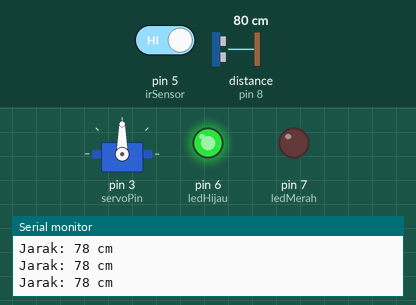
Recording of a sketch running on a simulated Arduino Uno, built with avr-gcc and run on an emulated ATmega328P. On the bench: servo, output pins drawn as LEDs (lit = HIGH), the last lines printed to the serial monitor. Wiring (inferred from the names in the program): ultrasonic range finder: trigger pin 9; echo pin 8. Inputs (shaded band) come from the test bench; at power-on: distance to the obstacle (sensor on pin 8) 80 cm, pin 5 (irSensor) HIGH. The echo pulse lasts 58.3 µs per cm; pins used as bus, display or sensor lines are not drawn.

Above: at 1.2 s.
1.3 s: distance to the obstacle (sensor on pin 8) set to 7 cm
2.8 s: distance to the obstacle (sensor on pin 8) set to 4 cm
At 3.4 s:
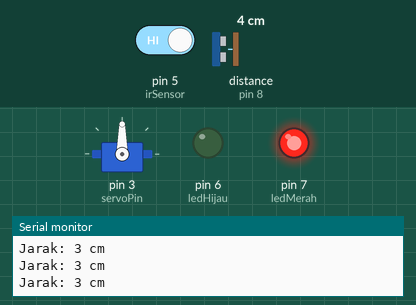
4.3 s: distance to the obstacle (sensor on pin 8) set to 9 cm
At 4.9 s:
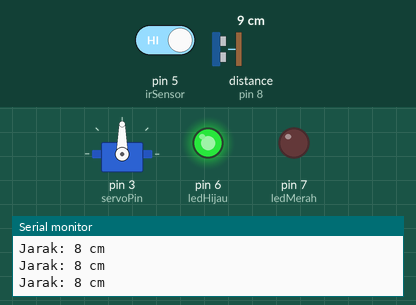
5.9 s: pin 5 (irSensor) driven LOW
At 7.66 s:
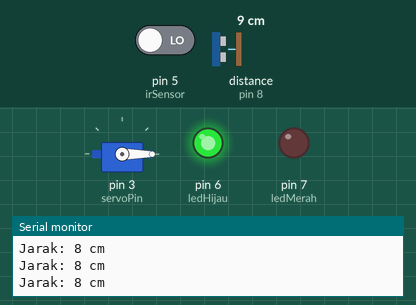
8.9 s: distance to the obstacle (sensor on pin 8) set to 2 cm
At 10.4 s:
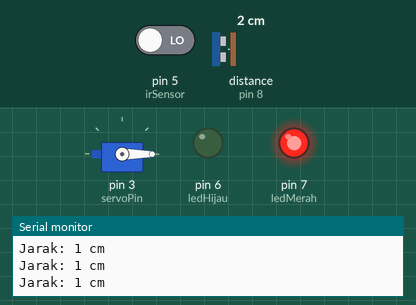
Timing chart, 0 to 11.9 s (numbered marks = the images above; inputs shaded):
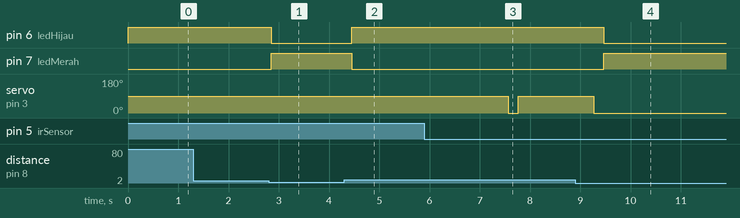

Measured:
- the behaviour switches between 6 and 5 cm on distance to the obstacle (sensor on pin 8) (found by bisection; images 0 and 1)
- after the input at 2.8 s, pin 6 (ledHijau): HIGH → LOW after 0.05 s; pin 7 (ledMerah): LOW → HIGH after 0.05 s
- after the input at 4.3 s, pin 6 (ledHijau): LOW → HIGH after 0.15 s; pin 7 (ledMerah): HIGH → LOW after 0.15 s
- after the input at 5.9 s, servo on pin 3 (servoPin): 90° → 0° after 1.7 s, → 90° 0.20 s later
- after the input at 8.9 s, pin 6 (ledHijau): HIGH → LOW after 0.57 s; pin 7 (ledMerah): LOW → HIGH after 0.57 s; servo on pin 3 (servoPin): goes on until 9.3 s, then stays 0°

The sketch:

infragate.ino
```cpp
#include <Servo.h>

const int trigPin = 9;
const int echoPin = 8;
const int ledMerah = 7;
const int ledHijau = 6;
const int irSensor = 5;
const int servoPin = 3;

Servo palang;
long duration;
int distance;
bool parkirIsi = false;

void setup() {
  pinMode(trigPin, OUTPUT);
  pinMode(echoPin, INPUT);
  pinMode(ledMerah, OUTPUT);
  pinMode(ledHijau, OUTPUT);
  pinMode(irSensor, INPUT);
  palang.attach(servoPin);

  Serial.begin(9600);  // Inisialisasi komunikasi serial
}

void loop() {
  // Menghitung jarak dengan Ultrasonic
  digitalWrite(trigPin, LOW);
  delayMicroseconds(2);
  digitalWrite(trigPin, HIGH);
  delayMicroseconds(10);
  digitalWrite(trigPin, LOW);
  duration = pulseIn(echoPin, HIGH);
  distance = duration * 0.034 / 2;

  // Menampilkan jarak ke Serial Monitor
  Serial.print("Jarak: ");
  Serial.print(distance);
  Serial.println(" cm");

  // Logika LED Indikator
  if (distance < 5) {  // Mengatur threshold ke 2 cm
    digitalWrite(ledMerah, HIGH);
    digitalWrite(ledHijau, LOW);
    parkirIsi = true;
  } else {
    digitalWrite(ledMerah, LOW);
    digitalWrite(ledHijau, HIGH);
    parkirIsi = false;
  }

  // Logika Palang Otomatis (Infrared)
  if (digitalRead(irSensor) == LOW) { // LOW = Objek terdeteksi
    if (!parkirIsi) {
      palang.write(90); // Buka palang
      delay(1500);
      palang.write(0); // Tutup palang
    }
  }

  delay(200);  // Delay sedikit untuk menghindari pembacaan terlalu cepat
}
```
